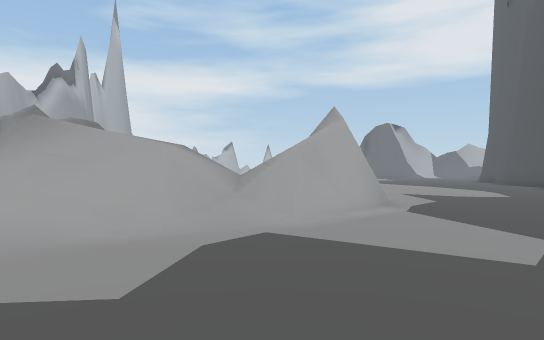
View 1 (above)

22 first-person views from a walk through a 3-D level made in the Unity game engine. The camera is 1.4 m above the floor, looks level and sees 75° across. The floor is counted in squares, 2 m on a side. Each view is taken from the middle of a square. On the plan, view 1 faces up. The plan holds only what a view shows up to about 11 squares ahead; the rest is blank. The place goes on beyond the plan. The player is left out.

View 2
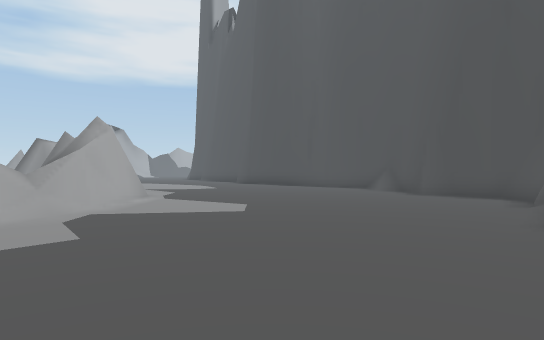

View 3
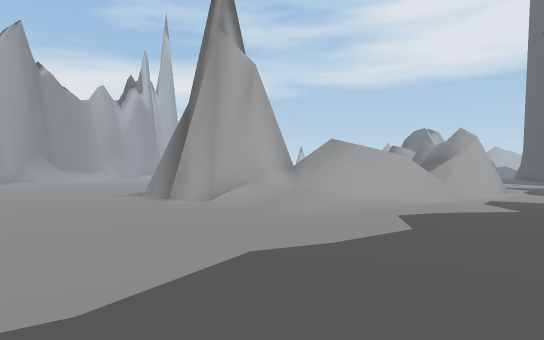

View 4
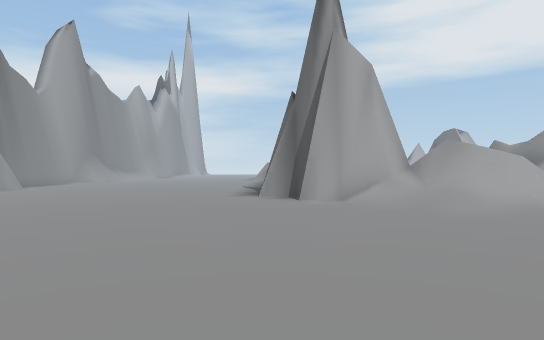

View 5
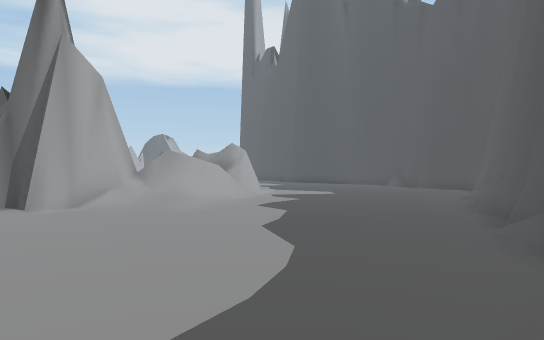

View 6
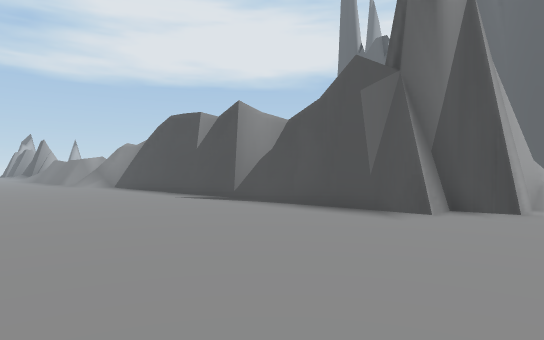

View 7
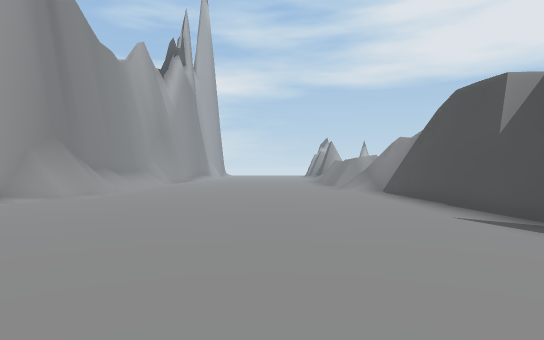

View 8
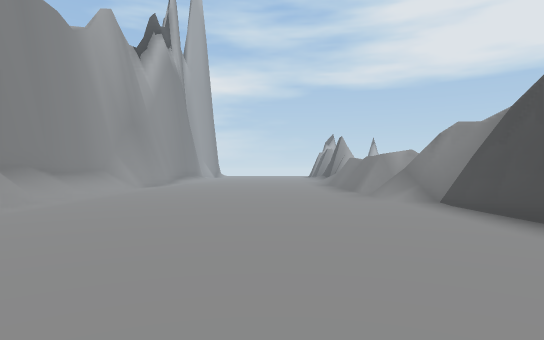

View 9
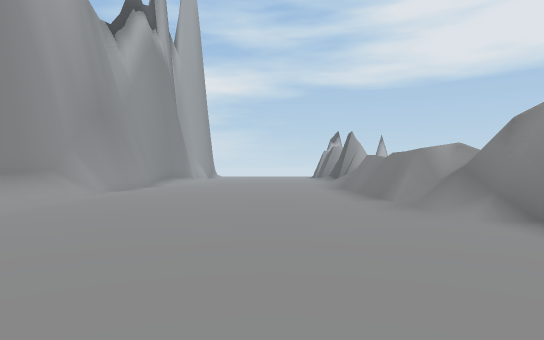

View 10
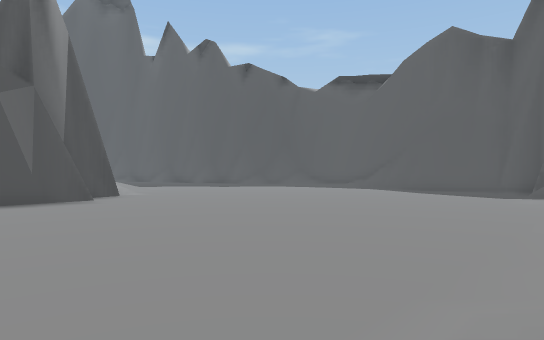

View 11
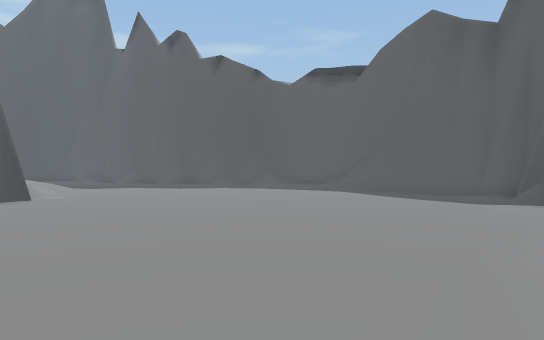

View 12
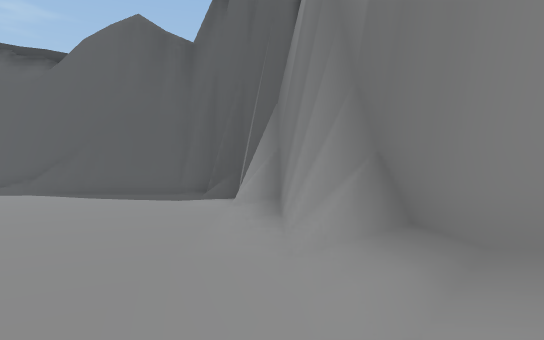

View 13
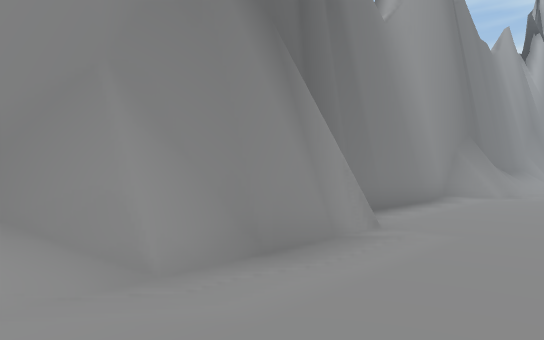

View 14
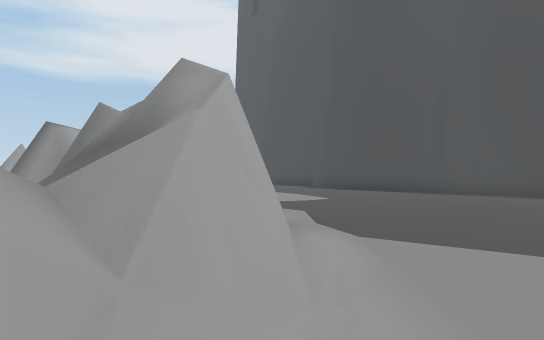

View 15
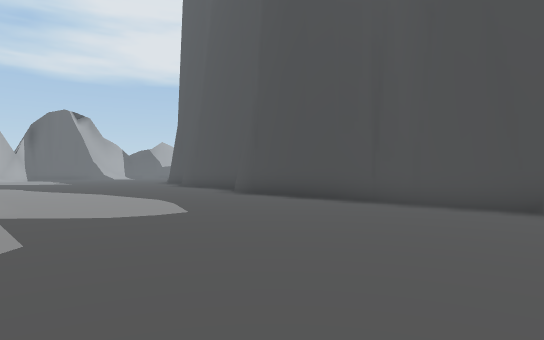

View 16
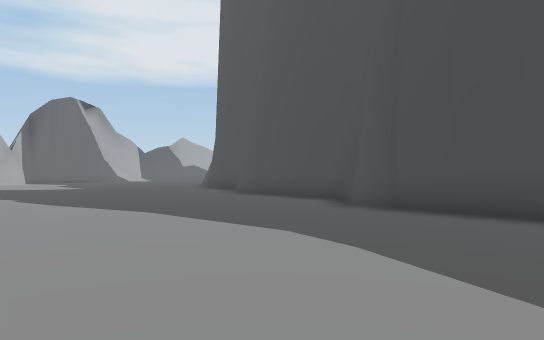

View 17
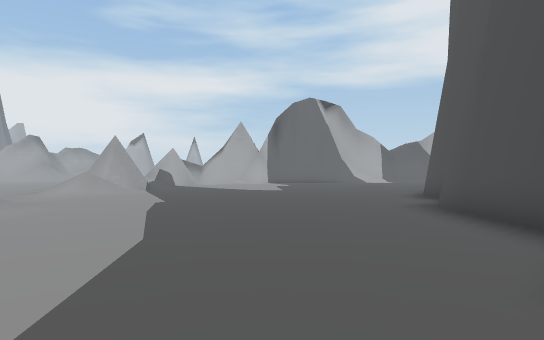

View 18
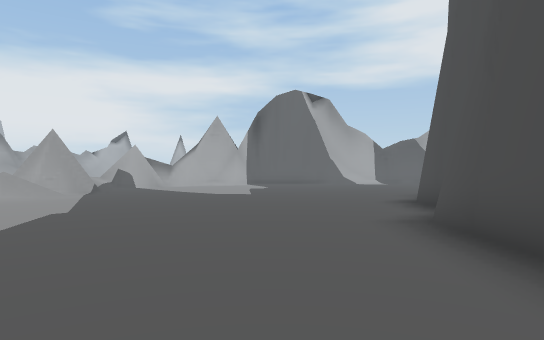

View 19
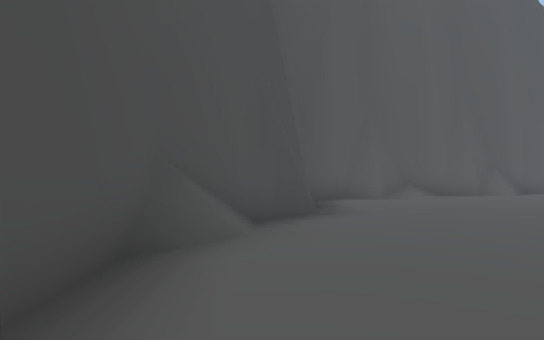

View 20
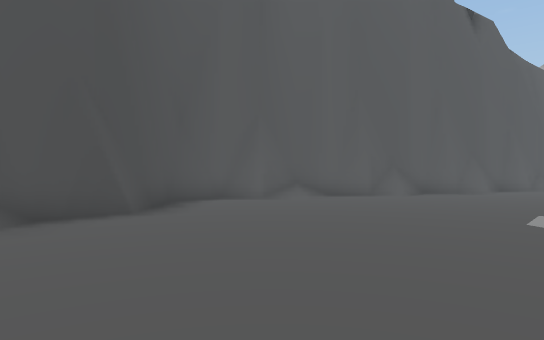

View 21
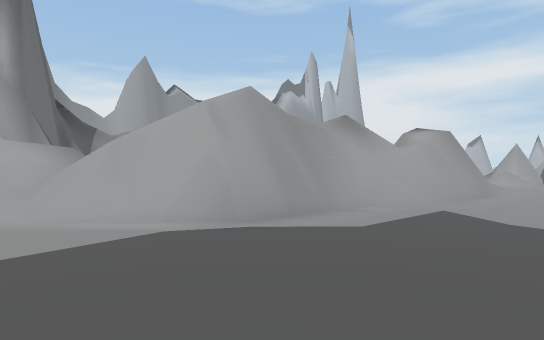

View 22
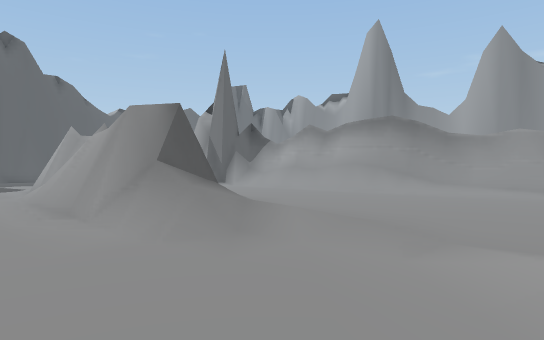

### Floor plan
Key: @ floor where view 1 was taken; # wall or solid block; . floor; / step, stairs or slope; = window, fence, low wall or low ledge; v drop or lower ground.
Columns run from 19 left of view 1 to 13 right of it. Each row starts with its distance up from view 1.
 24  #/.......v/         ##..........
 23  #/.......v/=        #/..........
 22  //.......#/#        //..........
 21  //.......//=       .//.........#
 20  //......./##......../..........#
 19 #//......./##/......//..........
 18  //......./##/......//.........
 17  #/........##/......///........#
 16  #/........# /......///........#
 15  #/........#   ..../###........#
 14 ##.........#    ... ###........#
 13 #..........#        ###.......##
 12 #..........#        ###.......#
 11 #..........#        ##/.......#
 10 #..........#        ##........#
  9   /........#       //=........#
  8   /........#       /##........#
  7  #/........#       //#........#
  6 ##/........##    ///#.........#
  5 #//.........###====/.........##
  4 #/.........../////...........#
  3 #//...........///...........##
  2 ##/.........................#
  1  #/.........................#
  0   /................@.......##
 -1   #/.....................###
 -2   #/..................####
 -3    /...............####
 -4    #/..........//###
 -5    #######/ ///

Positions as (right, up) in squares from view 1, and headings:
1: (0, 0), facing up
2: (-2, -2), facing up-right
3: (-5, -4), facing up
4: (-8, -4), facing up
5: (-9, -5), facing up-right
6: (-14, 3), facing up-right
7: (-12, 6), facing up
8: (-12, 10), facing up
9: (-12, 13), facing up
10: (-17, 8), facing down-right
11: (-17, 6), facing down-right
12: (-17, 6), facing down
13: (-15, 5), facing up-left
14: (-1, 4), facing up-right
15: (3, 4), facing up-right
16: (4, 9), facing up-right
17: (8, 11), facing up
18: (9, 13), facing up
19: (9, 8), facing down
20: (6, 8), facing down
21: (6, 4), facing up-left
22: (5, 21), facing down-left
